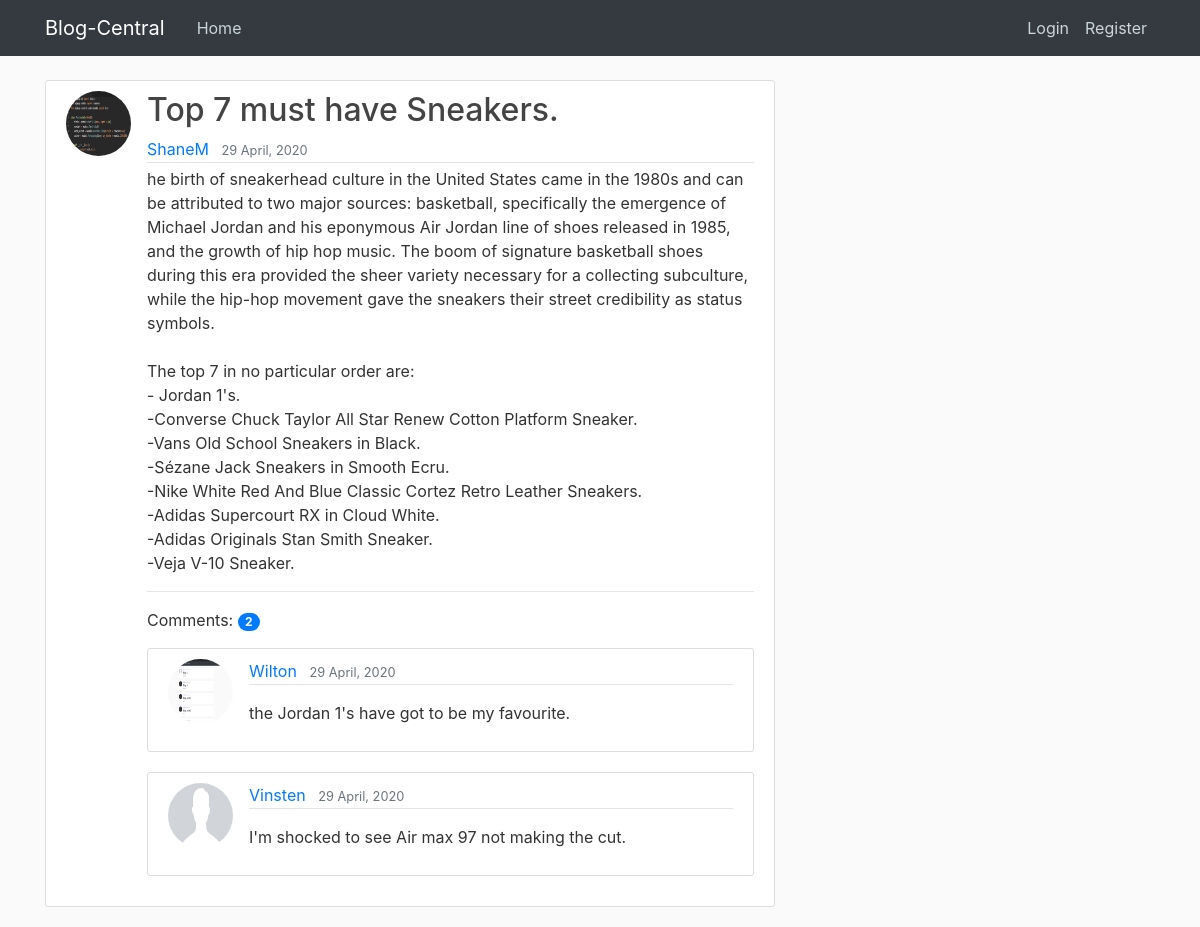
The app's page /post/18/ with its own data.
### blog/models.py (models this page shows, shortened)
class Post(models.Model):
    title = models.CharField(max_length = 100)
    content = models.TextField()
    date_posted = models.DateTimeField(default = timezone.now)
    author = models.ForeignKey(User, on_delete = models.CASCADE)

class Comment(models.Model):
    post = models.ForeignKey('blog.Post', on_delete=models.CASCADE, related_name='comments')
    author = models.ForeignKey(User, on_delete = models.CASCADE)
    content = models.TextField()
    date_posted = models.DateTimeField(default = timezone.now)

### users/models.py (models this page shows, shortened)
class Profile(models.Model):
    user = models.OneToOneField(User, on_delete = models.CASCADE)
    image = models.ImageField(default = 'default.jpg', upload_to =  'profile_pics')

### blog/views.py (the view)
# urls.py: path('post/<int:pk>/',  PostDetailView.as_view(), name= 'post-detail' ),
class PostDetailView(DetailView):
    model = Post

### blog/templates/blog/post_detail.html (shortened to what this page needs)
{% extends 'blog/base.html'%}
{% load crispy_forms_tags %}
{% block content %}
<article class="media content-section">
    <img class="rounded-circle article-img" src=" {{ object.author.profile.image.url }}" alt="">
    <div class="media-body">
        <h2 class="article-title">{{ object.title }}</h2>
        <div class="article-metadata">
            <div class="row">
                <div class="col-md-9">
                    <a class="mr-2" href="{% url 'user-posts' object.author.username %}">{{ object.author }}</a>
                    <small class="text-muted">{{ object.date_posted |date:"d F, Y" }}</small>
                </div>
                <div class="col-md-3">
                </div>
            </div>
        </div>
        <p class="article-content">{{ object.content }}</p>
        <hr>
        <div class="row">
            <div class="col-md-9">
              <p>Comments:
                  <span class="badge badge-primary badge-pill">{{ post.comments.count }}</span>
              </p>
            </div>
            <div class="col-md-3">
            </div>
        </div>
        {% for comment in post.comments.all %}
            <article class="media content-section">
                <img class="rounded-circle article-img" src=" {{ comment.author.profile.image.url }}" alt="">
                <div class="media-body">
                    <div class="article-metadata">
                        <a class="mr-2" href="{% url 'user-posts' post.author.username %}">{{ comment.author }}</a>
                        <small class="text-muted">{{ comment.date_posted |date:"d F, Y" }}</small>
                    </div>
                    <p class="article-content">{{ comment.content|linebreaks }}</p>
                </div>
            </article>
        {% empty %}
            <p>No comments here yet :(</p>
        {% endfor %}
    </div>
</article>
{% endblock content %}

### blog/static/blog/main.css (style rules this page uses)
body { background: #fafafa; color: #333333; margin-top: 5rem; }
h1, h2, h3, h4, h5, h6 { color: #444444; }
.content-section { background: #ffffff; padding: 10px 20px; border: 1px solid #dddddd; border-radius: 3px; margin-bottom: 20px; }
.article-title { color: #444444; }
.article-content { white-space: pre-line; }
.article-img { height: 65px; width: 65px; margin-right: 16px; }
.article-metadata { padding-bottom: 1px; margin-bottom: 4px; border-bottom: 1px solid #e3e3e3 }

### records on screen
Post: author.profile.image (picture), title "Top 7 must have Sneakers.", author "ShaneM", date_posted "29 April, 2020", content "he birth of sneakerhead culture in the United States came in the 1980s and can be attributed to two major sources: basketball, specifically the emergence of Michael Jordan and his eponymous Air Jordan line of shoes released in 1985, and the growth of hip hop music. The boom of signature basketball shoes during this era provided the sheer variety necessary for a collecting subculture, while the hip-hop movement gave the sneakers their street credibility as status symbols. The top 7 in no particular order are: - Jordan 1's. -Converse Chuck Taylor All Star Renew Cotton Platform Sneaker. -Vans Old School Sneakers in Black. -Sézane Jack Sneakers in Smooth Ecru. -Nike White Red And Blue Classic…", comments.count "2"
Comment: author.profile.image (picture), author "Wilton", date_posted "29 April, 2020", content "the Jordan 1's have got to be my favourite."
Comment: author.profile.image (placeholder picture), author "Vinsten", date_posted "29 April, 2020", content "I'm shocked to see Air max 97 not making the cut."
